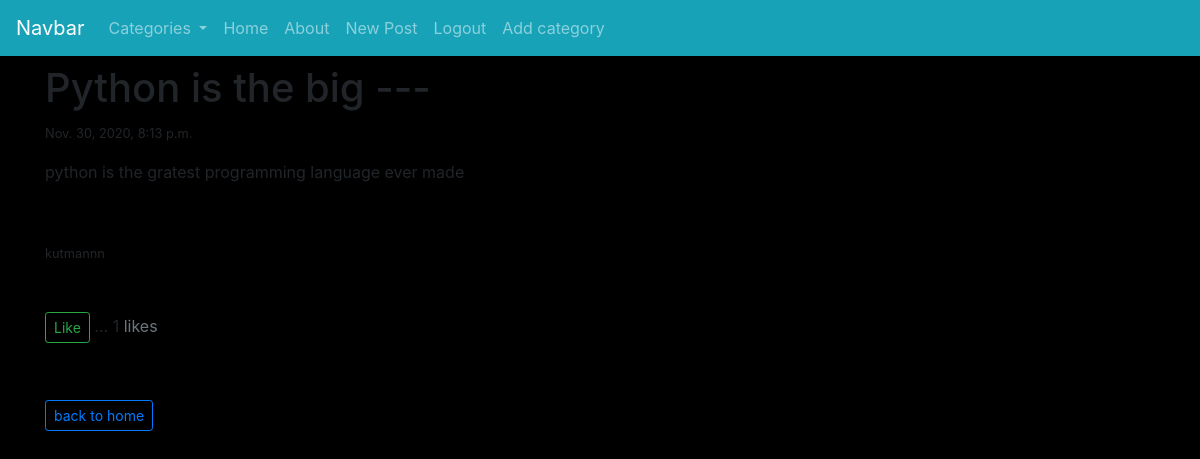
The app's page /post/29/ (signed in) with its own data.
### blog/models.py (models this page shows, shortened)
class Post(models.Model):
	title = models.CharField(max_length=200)
	content = RichTextField(blank=True, null=True)
	posted = models.DateTimeField(default = timezone.now)
	author = models.ForeignKey(User, on_delete=models.CASCADE)
	category = models.CharField(max_length = 200, default = 'uncotegorized')
	likes = models.ManyToManyField(User, related_name='like_post')
	def total_llikes(self):
		return self.likes.count()

### blog/views.py (the view)
class PostDetailView(DetailView):
	model = Post
	template_name = 'blog/detail_post.html'
	def get_context_data(self,*args,**kwargs):
		cat_menu = Category.objects.all()
		stuff = get_object_or_404(Post, id = self.kwargs['pk'])
		total_likes = stuff.total_llikes()
		liked = False
		if stuff.likes.filter(id=self.request.user.id).exists():
			liked = True
		context = super(PostDetailView,self).get_context_data(*args,**kwargs)
		context['cat_menu'] = cat_menu
		context['total_likes'] = total_likes
		context['liked'] = liked
		return context

### blog/models.py (called while the page is built)
	def __str__(self):
		return self.name

### blog/templates/blog/detail_post.html (shortened to what this page needs)
{% extends 'blog/base.html' %}
	{% block content %}
		<h1>
			{{post.title}} ---
		</h1><small>{{post.posted}}</small><br>
		<p class="d-flex">{{post.content|safe}}<br></p>
		<small>{{post.author.username}}</small><br>
		<br>
		{% if user.is_authenticated %}
		<br>
			<form action="{% url 'like-post' post.id %}" method="POST">
				{% if liked %}
					<button class="btn btn-sm btn-outline-danger" type="submit" name="post_id" value="{{post.id}}">Unlike</button>
				{% else %}
					<button class="btn btn-sm btn-outline-success" type="submit" name="post_id" value="{{post.id}}">Like</button>
				{% endif%} ... {{total_likes}} <span class="text-muted">likes</span>
			</form>
		{% endif %}
		<hr><br>
	<a href="{% url 'home' %}" class="btn btn-sm btn-outline-primary">back to home</a>
	{% endblock %}

### blog/static/blog/css/main.css (style rules this page uses)
body { background: black; }

### records on screen
Post: title "Python is the big", posted "Nov. 30, 2020, 8:13 p.m.", content "python is the gratest programming language ever made", author.username "kutmannn"

### other values on screen
{{ total_likes }} "1"
